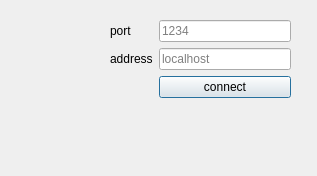
<?xml version="1.0" encoding="UTF-8"?>
<ui version="4.0">
 <class>JoinScreen</class>
 <widget class="QDialog" name="JoinScreen">
  <property name="geometry">
   <rect>
    <x>0</x>
    <y>0</y>
    <width>317</width>
    <height>176</height>
   </rect>
  </property>
  <property name="windowTitle">
   <string>Dialog</string>
  </property>
  <widget class="QWidget" name="formLayoutWidget">
   <property name="geometry">
    <rect>
     <x>110</x>
     <y>20</y>
     <width>181</width>
     <height>81</height>
    </rect>
   </property>
   <layout class="QFormLayout" name="formLayout">
    <item row="0" column="0">
     <widget class="QLabel" name="label">
      <property name="text">
       <string>port</string>
      </property>
     </widget>
    </item>
    <item row="0" column="1">
     <widget class="QLineEdit" name="lineEdit">
      <property name="inputMask">
       <string/>
      </property>
      <property name="text">
       <string/>
      </property>
      <property name="placeholderText">
       <string>1234</string>
      </property>
     </widget>
    </item>
    <item row="1" column="1">
     <widget class="QLineEdit" name="lineEdit_2">
      <property name="placeholderText">
       <string>localhost</string>
      </property>
     </widget>
    </item>
    <item row="1" column="0">
     <widget class="QLabel" name="label_2">
      <property name="text">
       <string>address</string>
      </property>
     </widget>
    </item>
    <item row="2" column="1">
     <widget class="QPushButton" name="pushButton">
      <property name="text">
       <string>connect</string>
      </property>
     </widget>
    </item>
   </layout>
  </widget>
  <widget class="QLabel" name="label_3">
   <property name="geometry">
    <rect>
     <x>20</x>
     <y>20</y>
     <width>81</width>
     <height>141</height>
    </rect>
   </property>
   <property name="text">
    <string/>
   </property>
   <property name="pixmap">
    <pixmap>../resources/images/generalWormsSprites/Misc/netbreak.png</pixmap>
   </property>
  </widget>
 </widget>
 <resources/>
 <connections/>
</ui>
